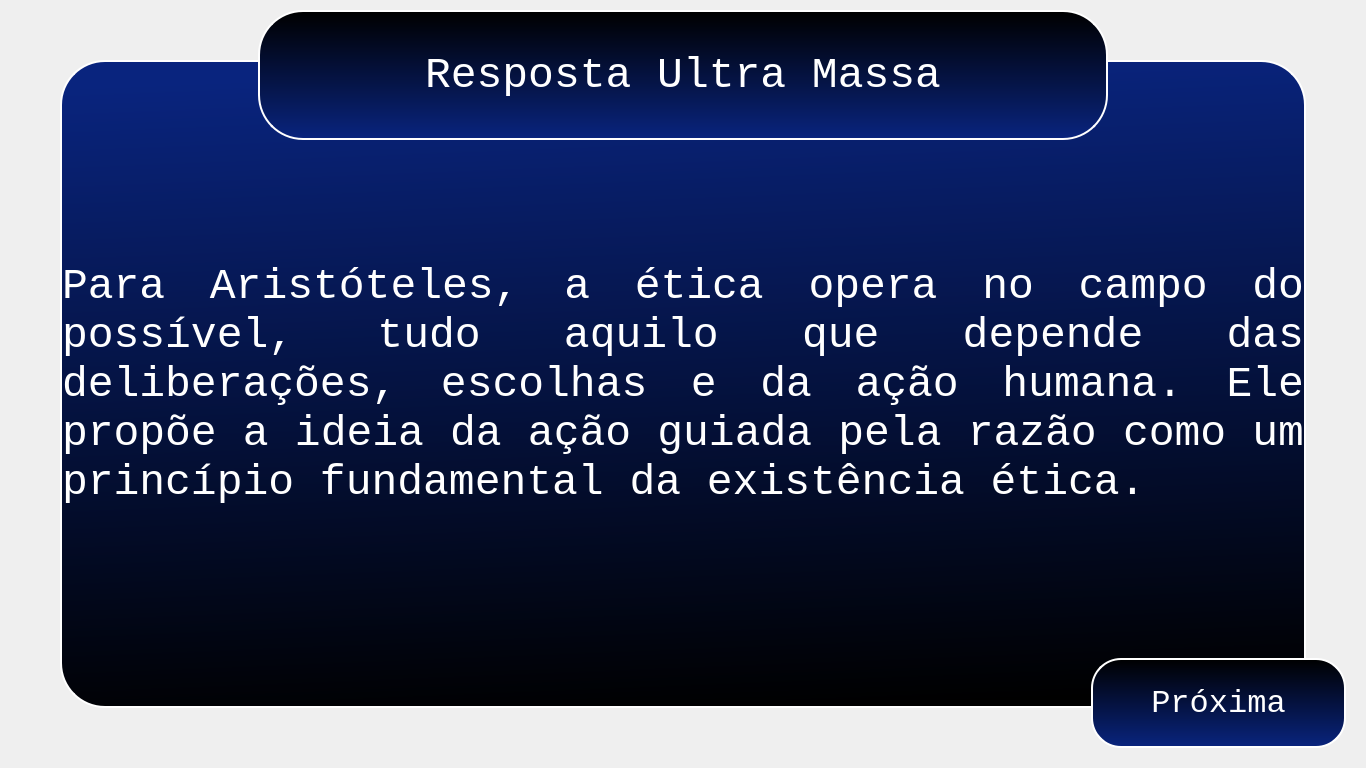
<?xml version="1.0" encoding="UTF-8"?>
<ui version="4.0">
 <class>Explicacao</class>
 <widget class="QWidget" name="Explicacao">
  <property name="enabled">
   <bool>true</bool>
  </property>
  <property name="geometry">
   <rect>
    <x>0</x>
    <y>0</y>
    <width>1366</width>
    <height>768</height>
   </rect>
  </property>
  <property name="sizePolicy">
   <sizepolicy hsizetype="Fixed" vsizetype="Fixed">
    <horstretch>0</horstretch>
    <verstretch>0</verstretch>
   </sizepolicy>
  </property>
  <property name="minimumSize">
   <size>
    <width>1366</width>
    <height>768</height>
   </size>
  </property>
  <property name="maximumSize">
   <size>
    <width>1366</width>
    <height>768</height>
   </size>
  </property>
  <property name="windowTitle">
   <string>Window</string>
  </property>
  <property name="styleSheet">
   <string notr="true">QWidget #Explicacao {
	background: qlineargradient(spread:pad, x1:0.489, y1:0, x2:0.488636, y2:1, stop:0 rgba(0, 0, 0, 255), stop:1 rgba(9, 36, 126, 255));
	color: #fff;
}</string>
  </property>
  <widget class="QLabel" name="resposta_label">
   <property name="geometry">
    <rect>
     <x>258</x>
     <y>10</y>
     <width>850</width>
     <height>130</height>
    </rect>
   </property>
   <property name="font">
    <font>
     <family>Consolas</family>
     <pointsize>32</pointsize>
    </font>
   </property>
   <property name="layoutDirection">
    <enum>Qt::LeftToRight</enum>
   </property>
   <property name="styleSheet">
    <string notr="true">background: qlineargradient(spread:pad, x1:0.489, y1:0, x2:0.488636, y2:1, stop:0 rgba(0, 0, 0, 255), stop:1 rgba(9, 36, 126, 255));
border-radius: 45px;
border: 2px solid #fff;
color: #fff;</string>
   </property>
   <property name="text">
    <string>Resposta Ultra Massa</string>
   </property>
   <property name="alignment">
    <set>Qt::AlignCenter</set>
   </property>
  </widget>
  <widget class="QLabel" name="explicacao_label">
   <property name="geometry">
    <rect>
     <x>60</x>
     <y>60</y>
     <width>1246</width>
     <height>648</height>
    </rect>
   </property>
   <property name="font">
    <font>
     <family>Consolas</family>
     <pointsize>32</pointsize>
    </font>
   </property>
   <property name="layoutDirection">
    <enum>Qt::RightToLeft</enum>
   </property>
   <property name="styleSheet">
    <string notr="true">background: qlineargradient(spread:pad, x1:0.591273, y1:1, x2:0.511363, y2:0, stop:0 rgba(0, 0, 0, 255), stop:1 rgba(9, 36, 126, 255));
border-radius: 45px;
border: 2px solid #fff;
color: #fff;
</string>
   </property>
   <property name="text">
    <string>Para Aristóteles, a ética opera no campo do possível, tudo aquilo que depende das deliberações, escolhas e da ação humana. Ele propõe a ideia da ação guiada pela razão como um princípio fundamental da existência ética.</string>
   </property>
   <property name="textFormat">
    <enum>Qt::AutoText</enum>
   </property>
   <property name="scaledContents">
    <bool>false</bool>
   </property>
   <property name="alignment">
    <set>Qt::AlignJustify|Qt::AlignVCenter</set>
   </property>
   <property name="wordWrap">
    <bool>true</bool>
   </property>
   <property name="margin">
    <number>80</number>
   </property>
   <property name="indent">
    <number>10</number>
   </property>
  </widget>
  <widget class="QPushButton" name="proxima_btn">
   <property name="geometry">
    <rect>
     <x>1091</x>
     <y>658</y>
     <width>255</width>
     <height>90</height>
    </rect>
   </property>
   <property name="font">
    <font>
     <family>Consolas</family>
     <pointsize>24</pointsize>
    </font>
   </property>
   <property name="cursor">
    <cursorShape>PointingHandCursor</cursorShape>
   </property>
   <property name="styleSheet">
    <string notr="true">QPushButton {
      background: qlineargradient(spread:pad, x1:0.489, y1:0, x2:0.488636, y2:1, stop:0 rgba(0, 0, 0, 255), stop:1 rgba(9, 36, 126, 255));
       border: 2px solid #fff;
	   border-radius: 30px;
	   color: #fff;
}

QPushButton::hover {
	background: qlineargradient(spread:pad, x1:0.494, y1:0.5, x2:0.5, y2:1, stop:0.335227 rgba(9, 34, 126, 228), stop:1 rgba(0, 0, 0, 0));
}</string>
   </property>
   <property name="text">
    <string>Próxima</string>
   </property>
  </widget>
  <zorder>explicacao_label</zorder>
  <zorder>proxima_btn</zorder>
  <zorder>resposta_label</zorder>
 </widget>
 <resources/>
 <connections/>
</ui>
